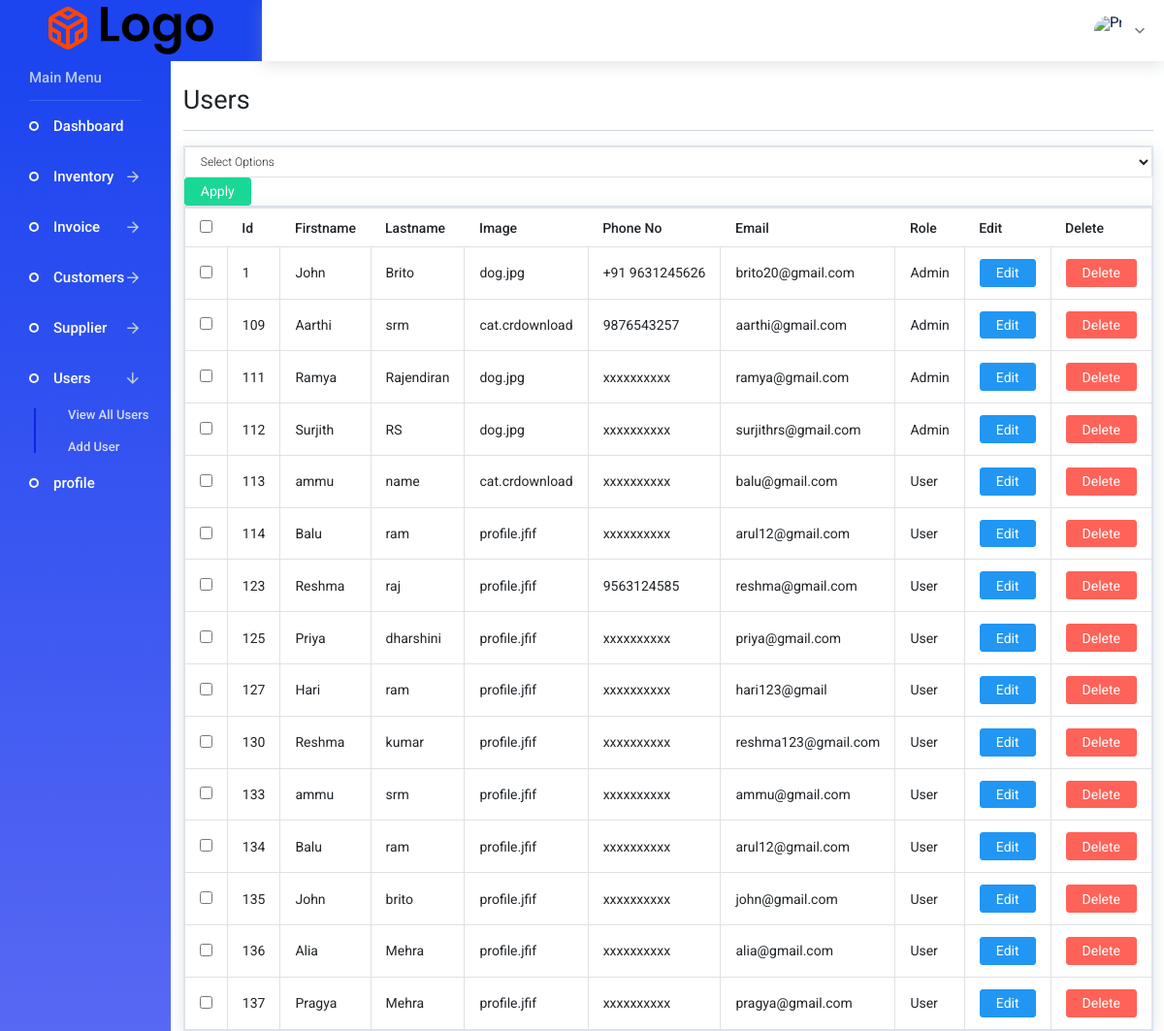
/admin/users.php, run on the app's committed database.
### tables this page shows
CREATE TABLE `users` (
  `user_id` int(11) NOT NULL,
  `user_firstname` varchar(40) NOT NULL,
  `user_lastname` varchar(40) NOT NULL,
  `user_image` text NOT NULL,
  `user_phone` varchar(50) NOT NULL,
  `user_role` varchar(33) NOT NULL,
  `user_email` varchar(40) NOT NULL,
  `user_password` varchar(33) NOT NULL,
  `user_confirmpassword` varchar(33) NOT NULL
);

### admin/includes/view_all_users.php (the view, shortened to what this page needs)
<form action="" method='post'>
   <div class="card">
     <div id="bulkOptionContainer" class="col-xs-4">
         <select class="form-control" name="bulk_options" id="">
               <option value="">Select Options</option>
         </select>
       <input type="submit" name="submit" class="btn btn-success" value="Apply">
      </div>
   </div>
<div class="card">
       <table class="table table-bordered table-hover">
               <thead>
                   <tr>
                       <th><input id="SelectAllBoxes" type="CheckBox"></th>
                       <th>Id</th>
                       <th>Firstname</th>
                       <th>Lastname</th>
                       <th>Image</th>
                       <th>Phone No</th>
                       <th>Email</th>
                       <th>Role</th>
                       <th>Edit</th>
                       <th>Delete</th>
                   </tr>
               </thead>
               <tbody>
    <?php
            $query="SELECT * FROM users";
            $select_users=mysqli_query($connection,$query);
            while($row=mysqli_fetch_assoc($select_users)){
                   $user_id=$row['user_id'];
                   $user_firstname=$row['user_firstname'];
                   $user_lastname=$row['user_lastname'];
                   $user_image = $row['user_image'];
                   $user_phone=$row['user_phone'];
                   $user_email=$row['user_email'];
                   $user_role=$row['user_role'];
                   echo "<tr>";
                ?>
                <td><input class='CheckBoxes' type="CheckBox" name='CheckBoxArray[]' value='<?php echo $user_id; ?>'></td>
            <?php
                   echo "<td>$user_id</td>";
                   echo "<td>$user_firstname</td>";
                   echo "<td>$user_lastname</td>";
                   echo "<td>$user_image</td>";
                   echo "<td>$user_phone</td>";
                   echo "<td>$user_email</td>";
                   echo "<td>$user_role</td>";
                   echo "<td><a class='btn btn-primary' href='users.php?source=edit_user&edit_user={$user_id}'>Edit</a></td>";
echo "<td><a class='btn btn-danger' onClick=\"javascript:return confirm('Are you Sure you want to delete');\"href='users.php?delete={$user_id}'>Delete</a></td>";
                   echo "</tr>";
                   }
                   ?>
           </tbody>
        </table>
     </div>
 </form>

### data on the page
users: user_id "1", user_firstname "John", user_lastname "Brito", user_image "dog.jpg", user_phone "+91 9631245626", user_email "brito20@gmail.com", user_role "Admin"
users: user_id "109", user_firstname "Aarthi", user_lastname "srm", user_image "cat.crdownload", user_phone "9876543257", user_email "aarthi@gmail.com", user_role "Admin"
users: user_id "111", user_firstname "Ramya", user_lastname "Rajendiran", user_image "dog.jpg", user_phone "xxxxxxxxxx", user_email "ramya@gmail.com", user_role "Admin"
users: user_id "112", user_firstname "Surjith", user_lastname "RS", user_image "dog.jpg", user_phone "xxxxxxxxxx", user_email "surjithrs@gmail.com", user_role "Admin"
users: user_id "113", user_firstname "ammu", user_lastname "name", user_image "cat.crdownload", user_phone "xxxxxxxxxx", user_email "balu@gmail.com", user_role "User"
users: user_id "114", user_firstname "Balu", user_lastname "ram", user_image "profile.jfif", user_phone "xxxxxxxxxx", user_email "arul12@gmail.com", user_role "User"
users: user_id "123", user_firstname "Reshma", user_lastname "raj", user_image "profile.jfif", user_phone "9563124585", user_email "reshma@gmail.com", user_role "User"
users: user_id "125", user_firstname "Priya", user_lastname "dharshini", user_image "profile.jfif", user_phone "xxxxxxxxxx", user_email "priya@gmail.com", user_role "User"
users: user_id "127", user_firstname "Hari", user_lastname "ram", user_image "profile.jfif", user_phone "xxxxxxxxxx", user_email "hari123@gmail", user_role "User"
users: user_id "130", user_firstname "Reshma", user_lastname "kumar", user_image "profile.jfif", user_phone "xxxxxxxxxx", user_email "reshma123@gmail.com", user_role "User"
users: user_id "133", user_firstname "ammu", user_lastname "srm", user_image "profile.jfif", user_phone "xxxxxxxxxx", user_email "ammu@gmail.com", user_role "User"
users: user_id "134", user_firstname "Balu", user_lastname "ram", user_image "profile.jfif", user_phone "xxxxxxxxxx", user_email "arul12@gmail.com", user_role "User"
users: user_id "135", user_firstname "John", user_lastname "brito", user_image "profile.jfif", user_phone "xxxxxxxxxx", user_email "john@gmail.com", user_role "User"
users: user_id "136", user_firstname "Alia", user_lastname "Mehra", user_image "profile.jfif", user_phone "xxxxxxxxxx", user_email "alia@gmail.com", user_role "User"
users: user_id "137", user_firstname "Pragya", user_lastname "Mehra", user_image "profile.jfif", user_phone "xxxxxxxxxx", user_email "pragya@gmail.com", user_role "User"
